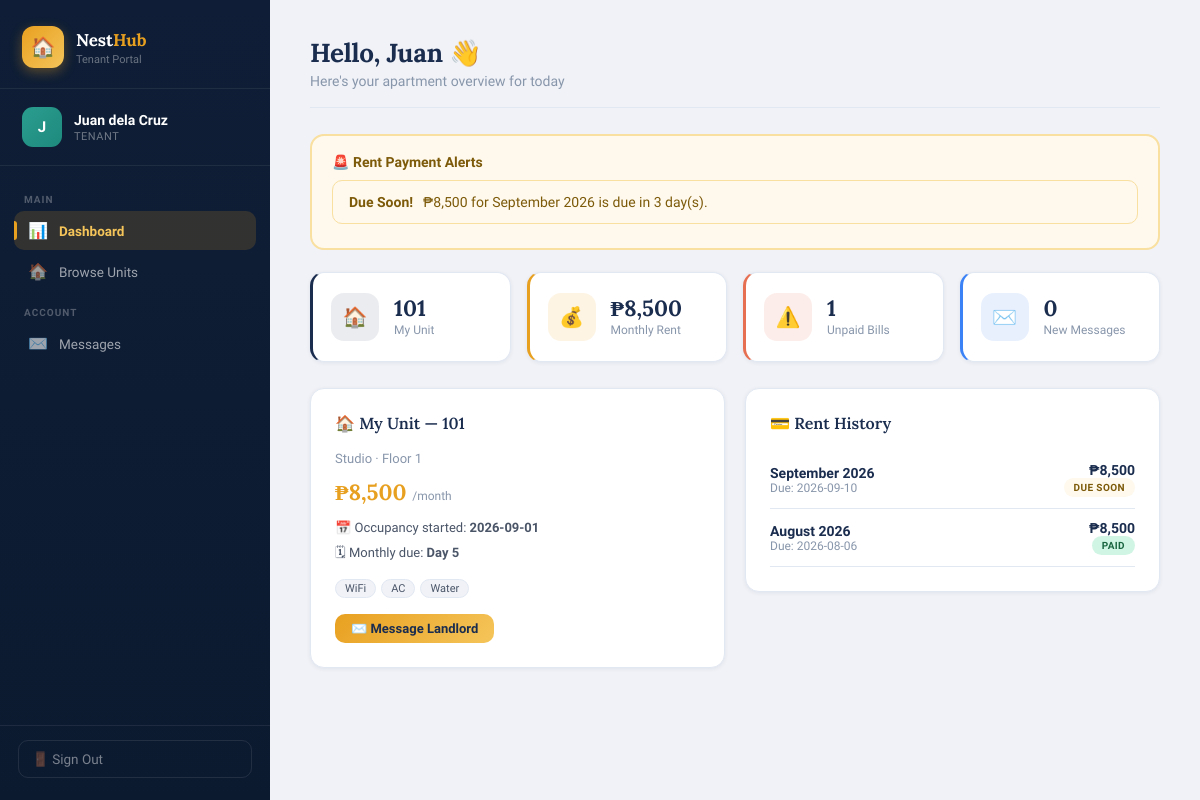
The page /tenant/dashboard (signed in) on the database its author committed.
### tables this page shows
CREATE TABLE user (
        id INTEGER PRIMARY KEY AUTOINCREMENT,
        username TEXT UNIQUE NOT NULL,
        password TEXT NOT NULL,
        role TEXT NOT NULL,
        full_name TEXT NOT NULL,
        email TEXT,
        phone TEXT,
        created_at TEXT DEFAULT (datetime('now'))
    );

CREATE TABLE rent_record (
        id INTEGER PRIMARY KEY AUTOINCREMENT,
        unit_id INTEGER NOT NULL REFERENCES unit(id),
        tenant_id INTEGER NOT NULL REFERENCES user(id),
        amount REAL NOT NULL,
        due_date TEXT NOT NULL,
        paid_date TEXT,
        is_paid INTEGER DEFAULT 0,
        month_year TEXT NOT NULL,
        notes TEXT,
        created_at TEXT DEFAULT (datetime('now'))
    );

CREATE TABLE unit (
        id INTEGER PRIMARY KEY AUTOINCREMENT,
        unit_number TEXT UNIQUE NOT NULL,
        floor INTEGER NOT NULL,
        unit_type TEXT NOT NULL,
        monthly_rent REAL NOT NULL,
        description TEXT,
        amenities TEXT,
        is_occupied INTEGER DEFAULT 0,
        tenant_id INTEGER REFERENCES user(id),
        occupancy_start TEXT,
        monthly_due_day INTEGER DEFAULT 1,
        created_at TEXT DEFAULT (datetime('now'))
    );

### views.py (the view)
@main_bp.route('/tenant/dashboard')
@login_required(role='tenant')
def tenant_dashboard():
    uid = session['user_id']
    conn = get_db()
    user = row_to_dict(conn.execute("SELECT * FROM user WHERE id=?", (uid,)).fetchone())
    unit = row_to_dict(conn.execute("SELECT * FROM unit WHERE tenant_id=?", (uid,)).fetchone())
    rent_records = []
    rent_alerts = []
    if unit:
        rent_records = [row_to_dict(r) for r in conn.execute(
            "SELECT * FROM rent_record WHERE unit_id=? AND tenant_id=? ORDER BY due_date DESC", (unit['id'], uid)).fetchall()]
        for rr in rent_records:
            status = get_rent_status(rr['due_date'], rr['is_paid'])
            if status in ('overdue','due_soon'):
                label, color = get_rent_status_label(status)
                rent_alerts.append({'record':rr,'status':status,'label':label,'color':color,'days':days_until_due(rr['due_date'])})
    unread_msgs = get_unread_msgs(uid)
    conn.close()
    return render_template('tenant_dashboard.html', user=user, unit=unit, rent_records=rent_records,
        rent_alerts=rent_alerts, unread_msgs=unread_msgs,
        get_rent_status=get_rent_status, get_rent_status_label=get_rent_status_label, days_until_due=days_until_due)

### models.py (called while the page is built)
def get_db():
    conn = sqlite3.connect(DB_PATH)
    conn.row_factory = sqlite3.Row
    conn.execute("PRAGMA foreign_keys = ON")
    return conn

### utils.py (called while the page is built)
def get_rent_status(due_date_str, is_paid):
    if is_paid:
        return 'paid'
    due = date.fromisoformat(due_date_str)
    today = date.today()
    diff = (due - today).days
    if diff < 0:
        return 'overdue'
    elif diff <= 5:
        return 'due_soon'
    else:
        return 'upcoming'

def get_rent_status_label(status):
    labels = {
        'paid': ('Paid', 'success'),
        'overdue': ('OVERDUE', 'danger'),
        'due_soon': ('Due Soon', 'warning'),
        'upcoming': ('Upcoming', 'info'),
    }
    return labels.get(status, ('Unknown', 'secondary'))

def days_until_due(due_date_str):
    due = date.fromisoformat(due_date_str)
    return (due - date.today()).days

### views.py (called while the page is built)
def login_required(role=None):
    def decorator(f):
        @wraps(f)
        def wrapped(*args, **kwargs):
            uid = session.get('user_id')
            if not uid:
                flash('Please log in.', 'warning')
                return redirect(url_for('main.login'))
            if role and session.get('user_role') != role:
                flash('Access denied.', 'danger')
                return redirect(url_for('main.login'))
            return f(*args, **kwargs)
        return wrapped
    return decorator

def row_to_dict(row):
    return dict(row) if row else None

def get_unread_msgs(uid):
    conn = get_db()
    n = conn.execute("SELECT COUNT(*) FROM message WHERE receiver_id=? AND is_read=0", (uid,)).fetchone()[0]
    conn.close()
    return n

### templates/tenant_dashboard.html (shortened to what this page needs)
{% extends 'base.html' %}
{% from 'sidebar.html' import tenant_sidebar %}
{% block body %}
<div class="app-wrapper">
  {{ tenant_sidebar(user, 'dashboard', unread_msgs) }}
  <main class="main-content">
    <div class="page-header">
      <h1>Hello, {{ user.full_name.split()[0] }} 👋</h1>
      <p>Here's your apartment overview for today</p>
    </div>
    {% if rent_alerts %}
    <div class="rent-alert-box">
      <h3>🚨 Rent Payment Alerts</h3>
      {% for alert in rent_alerts %}
        <div class="alert alert-{{ 'danger' if alert.status == 'overdue' else 'warning' }}" style="margin-bottom:6px;">
          {% if alert.status == 'overdue' %}
            <strong>OVERDUE!</strong> ₱{{ "{:,.0f}".format(alert.record.amount) }} for {{ alert.record.month_year }} was due {{ alert.days|abs }} day(s) ago.
          {% else %}
            <strong>Due Soon!</strong> ₱{{ "{:,.0f}".format(alert.record.amount) }} for {{ alert.record.month_year }} is due in {{ alert.days }} day(s).
          {% endif %}
        </div>
      {% endfor %}
    </div>
    {% endif %}
    <div class="stat-grid">
      <div class="stat-card">
        <div class="stat-icon {{ 'navy' if unit else 'gold' }}">{{ '🏠' if unit else '🔍' }}</div>
        <div>
          <div class="stat-value">{{ unit.unit_number if unit else 'None' }}</div>
          <div class="stat-label">My Unit</div>
        </div>
      </div>
      {% if unit %}
      <div class="stat-card">
        <div class="stat-icon gold">💰</div>
        <div>
          <div class="stat-value">₱{{ "{:,.0f}".format(unit.monthly_rent) }}</div>
          <div class="stat-label">Monthly Rent</div>
        </div>
      </div>
      {% set unpaid = rent_records | selectattr('is_paid', 'equalto', 0) | list | length %}
      <div class="stat-card">
        <div class="stat-icon {{ 'rose' if unpaid > 0 else 'teal' }}">{{ '⚠️' if unpaid > 0 else '✅' }}</div>
        <div>
          <div class="stat-value">{{ unpaid }}</div>
          <div class="stat-label">Unpaid Bills</div>
        </div>
      </div>
      {% endif %}
      <div class="stat-card">
        <div class="stat-icon {{ 'rose' if unread_msgs > 0 else 'blue' }}">✉️</div>
        <div>
          <div class="stat-value">{{ unread_msgs }}</div>
          <div class="stat-label">New Messages</div>
        </div>
      </div>
    </div>
    <div style="display:grid;grid-template-columns:1fr 1fr;gap:20px;">
      <div>
        {% if unit %}
        <div class="card">
          <div class="card-title">🏠 My Unit — {{ unit.unit_number }}</div>
          <div style="font-size:13px;color:var(--text-muted);margin-bottom:12px;">{{ unit.unit_type }} · Floor {{ unit.floor }}</div>
          <div style="font-family:'Lora',serif;font-size:22px;font-weight:700;color:var(--gold);margin-bottom:14px;">
            ₱{{ "{:,.0f}".format(unit.monthly_rent) }} <span style="font-size:12px;font-family:'Sora',sans-serif;color:var(--text-muted);font-weight:400;">/month</span>
          </div>
          {% if unit.occupancy_start %}
          <div style="font-size:13px;color:var(--text-mid);margin-bottom:8px;">📅 Occupancy started: <strong>{{ unit.occupancy_start }}</strong></div>
          {% endif %}
          {% if unit.monthly_due_day %}
          <div style="font-size:13px;color:var(--text-mid);margin-bottom:14px;">🗓 Monthly due: <strong>Day {{ unit.monthly_due_day }}</strong></div>
          {% endif %}
          {% if unit.amenities %}
          <div class="unit-amenities">
            {% for a in unit.amenities.split(',') %}
              <span class="amenity-tag">{{ a.strip() }}</span>
            {% endfor %}
          </div>
          {% endif %}
          <div class="mt-4">
            <a href="{{ url_for('main.tenant_message') }}" class="btn btn-gold btn-sm">✉️ Message Landlord</a>
          </div>
        </div>
        {% endif %}
      </div>
      <div>
        <div class="card">
          <div class="card-title">💳 Rent History</div>
          {% if rent_records %}
            {% for rr in rent_records[:4] %}
              {% set status = get_rent_status(rr.due_date, rr.is_paid) %}
              {% set label, color = get_rent_status_label(status) %}
              <div style="display:flex;justify-content:space-between;align-items:center;padding:11px 0;border-bottom:1px solid var(--border);">
                <div>
                  <div style="font-weight:600;font-size:14px;">{{ rr.month_year }}</div>
                  <div style="font-size:12px;color:var(--text-muted);">Due: {{ rr.due_date }}</div>
                </div>
                <div style="text-align:right;">
                  <div style="font-weight:700;font-size:14px;">₱{{ "{:,.0f}".format(rr.amount) }}</div>
                  <span class="unit-badge badge-{{ status.replace('_','-') }}" style="position:static;display:inline-block;">{{ label }}</span>
                </div>
              </div>
            {% endfor %}
          {% else %}
            <div class="empty-state" style="padding:20px;">
              <div class="empty-icon">📋</div>
              <p>No rent records yet</p>
            </div>
          {% endif %}
        </div>
      </div>
    </div>
  </main>
</div>
{% endblock %}

### templates/sidebar.html (shortened to what this page needs)
{% macro tenant_sidebar(user, active, unread_msgs=0) %}
<aside class="sidebar">
  <div class="sidebar-brand">
    <div class="logo-row">
      <div class="logo-box">🏠</div>
      <div>
        <h2>Nest<span>Hub</span></h2>
        <p>Tenant Portal</p>
      </div>
    </div>
  </div>
  <div class="sidebar-user">
    <div class="user-avatar">{{ user.full_name[0] }}</div>
    <div>
      <div class="user-name">{{ user.full_name }}</div>
      <div class="user-role">Tenant</div>
    </div>
  </div>
  <nav class="sidebar-nav">
    <div class="nav-section-label">Main</div>
    <a href="{{ url_for('main.tenant_dashboard') }}" class="nav-item {% if active == 'dashboard' %}active{% endif %}">
      <span class="nav-icon">📊</span> Dashboard
    </a>
    <a href="{{ url_for('main.tenant_units') }}" class="nav-item {% if active == 'units' %}active{% endif %}">
      <span class="nav-icon">🏠</span> Browse Units
    </a>
    <div class="nav-section-label">Account</div>
    <a href="{{ url_for('main.tenant_messages') }}" class="nav-item {% if active == 'messages' %}active{% endif %}">
      <span class="nav-icon">✉️</span> Messages
    </a>
  </nav>
  <div class="sidebar-footer">
    <a href="{{ url_for('main.logout') }}" class="logout-btn">🚪 Sign Out</a>
  </div>
</aside>
{% endmacro %}

### rows shown on the page
user: full_name "J", full_name "Juan dela Cruz", full_name "Juan"
rent_record: record.amount "8,500", record.month_year "September 2026", month_year "September 2026", due_date "2026-09-10", amount "8,500", label "DUE SOON"
unit: unit_number "101", monthly_rent "8,500", unit_type "Studio", floor "1", occupancy_start "2026-09-01", monthly_due_day "5"
rent_record: month_year "August 2026", due_date "2026-08-06", amount "8,500", label "PAID"

### other values the page prints
{{ alert.days }} "3"
{{ '🏠' if unit else '🔍' }} "🏠"
{{ '⚠️' if unpaid > 0 else '✅' }} "⚠️"
{{ unpaid }} "1"
{{ unread_msgs }} "0"
{{ a.strip() }} "WiFi" "AC" "Water"
